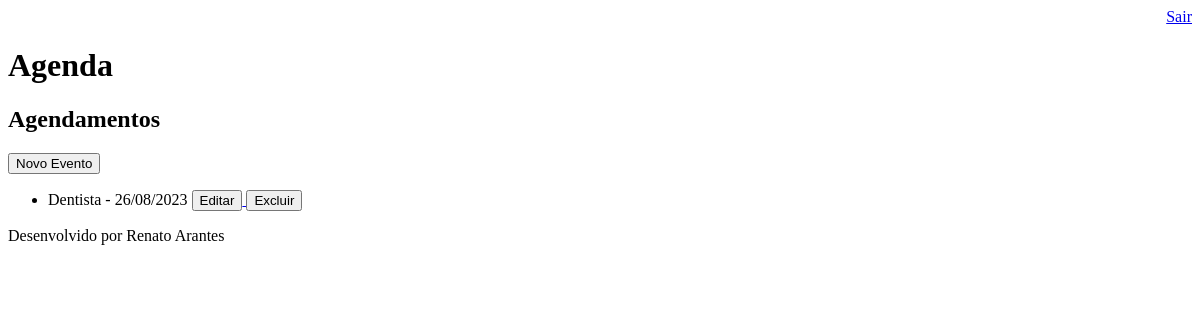
The app's page /agenda/ (signed in), older data.
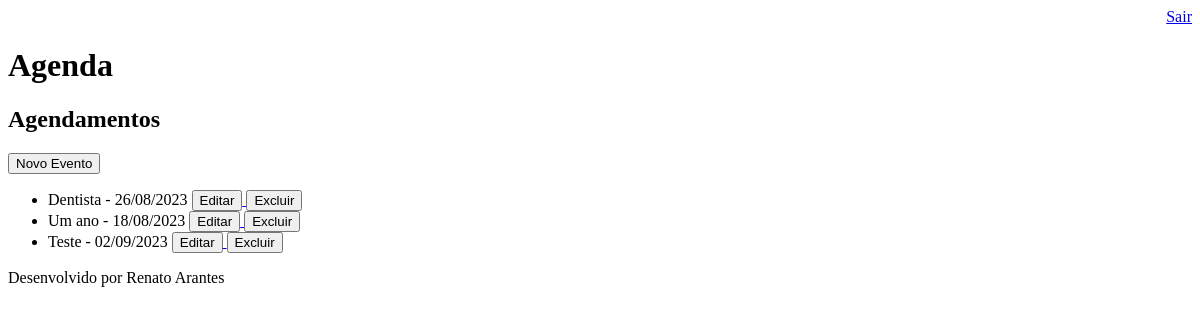
The same page, newer data.
### core/models.py (models this page shows, shortened)
class Evento(models.Model):
    título = models.CharField(max_length=100)
    descrição = models.TextField(blank=True, null=True)
    data_evento = models.DateField(verbose_name='Data do Evento')
    data_criação = models.DateTimeField(auto_now_add=True, verbose_name='Data de Criação')
    local = models.CharField(max_length=100, blank=True, null=True)
    usuário = models.ForeignKey(User, on_delete=models.CASCADE)
    class Meta:
        db_table = 'evento'
    def get_data_evento(self):
        return self.data_evento.strftime('%d/%m/%Y')

### core/views.py (the view)
# urls.py: path('agenda/', views.lista_eventos),
@login_required(login_url='/login/')
def lista_eventos(request):
    usuário = request.user
    evento = Evento.objects.filter(usuário=usuário)
    dados = {'eventos': evento}
    return render(request, 'agenda.html', dados)

### templates/agenda.html (shortened to what this page needs)
{% extends "model-page.html" %}
{% block content %}
    <h2>Agendamentos</h2>
    <a href="evento/">
        <button type="button">Novo Evento</button>
    </a>
    <ul>
        {% for evento in eventos %}
            {% if evento.local == Null %}
                <li>{{ evento.título }} - {{ evento.get_data_evento }}
                    <a href="evento/?id={{ evento.id }}">
                        <button type="button">Editar</button>
                    </a>
                    <a href="evento/delete/{{ evento.id }}/">
                        <button type="button">Excluir</button>
                    </a>
                </li>
            {% endif %}
        {% endfor %}
    </ul>
{% endblock %}

Row changes from the older to the newer data that the page shows:
added Evento: título "Um ano", get_data_evento "18/08/2023"
added Evento: título "Teste", get_data_evento "02/09/2023"
